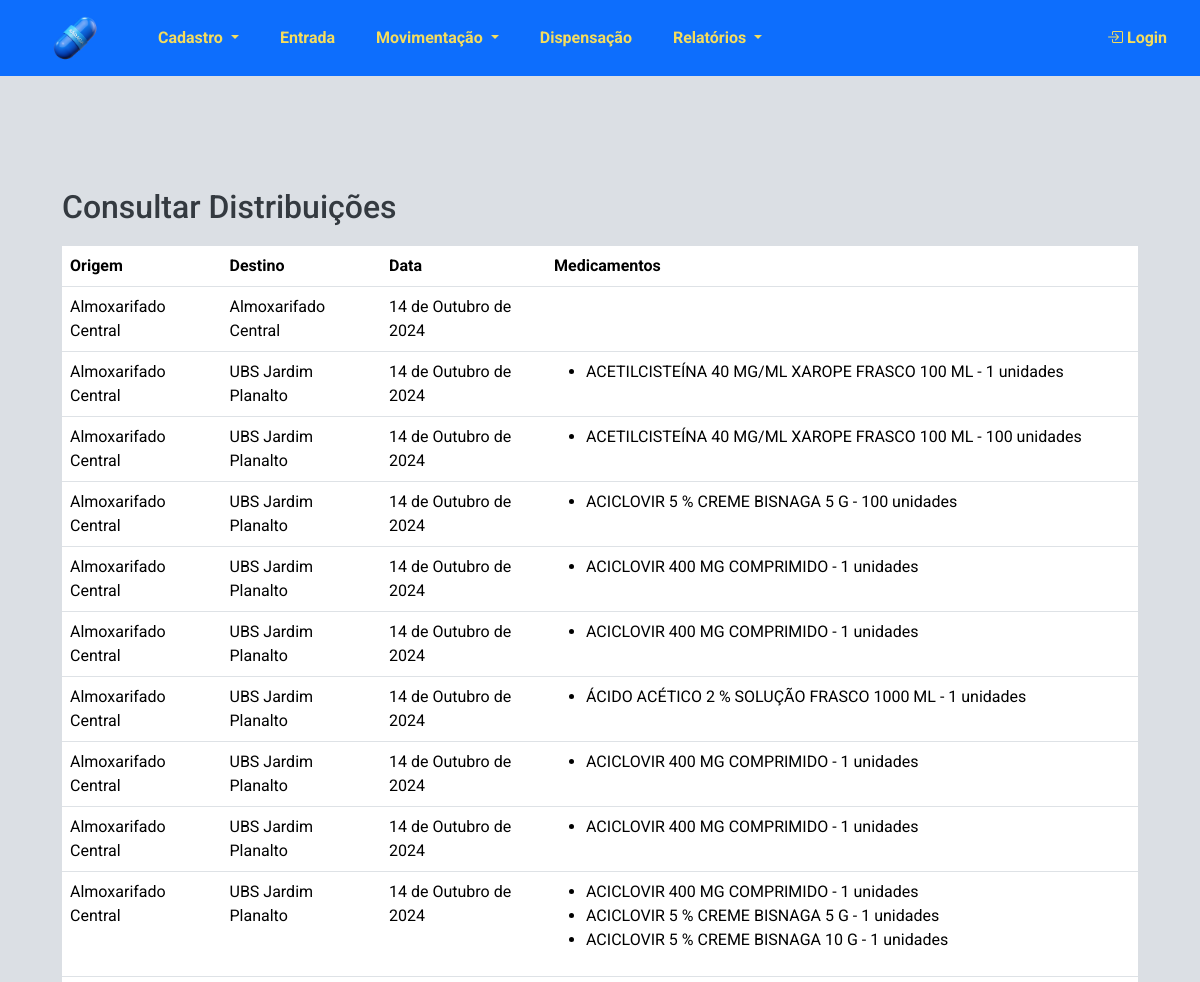
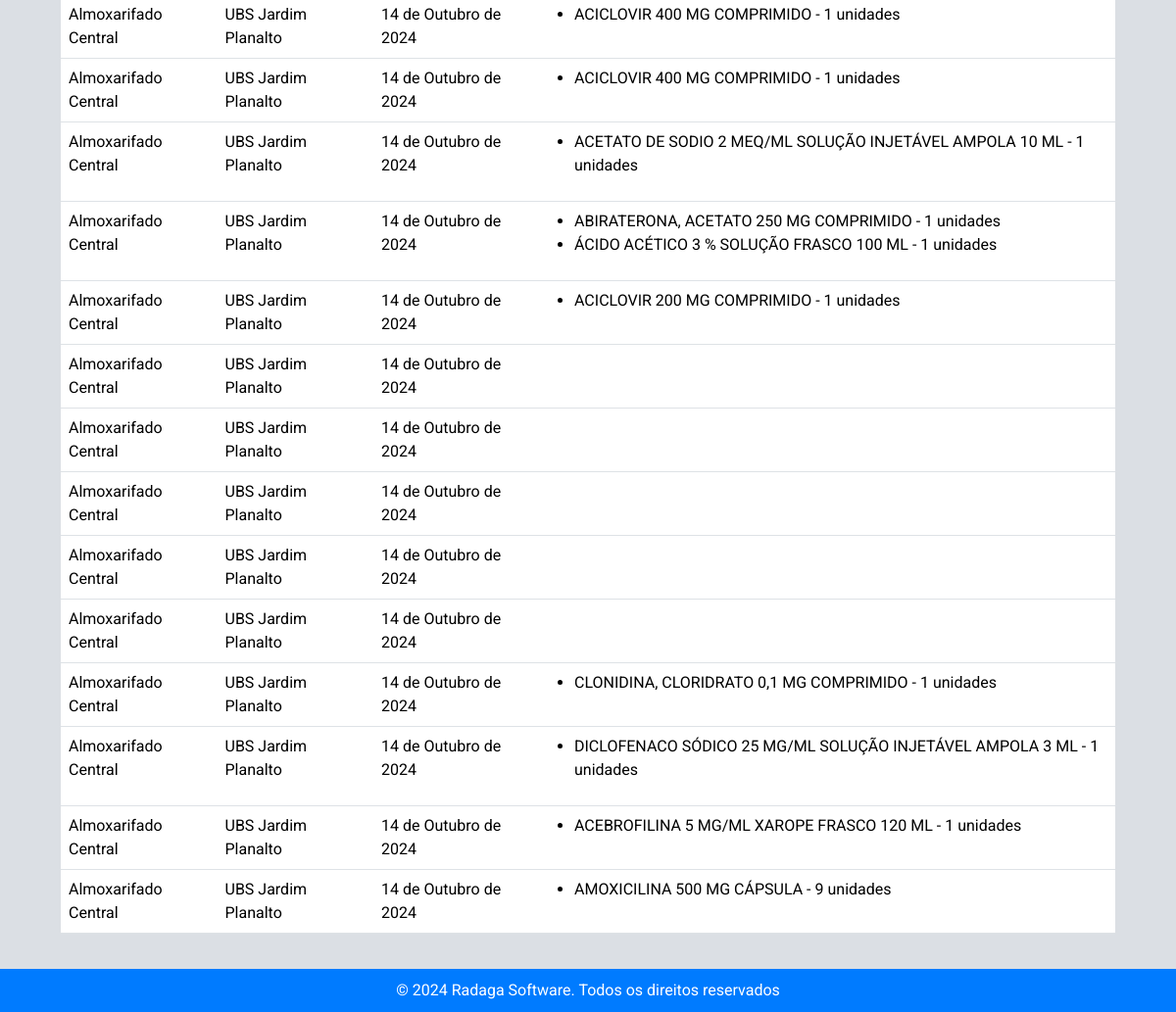
The page /estoque/distribuicoes/ on the database its author committed (2 pictures, top to bottom).
### estoque/models.py (models this page shows, shortened)
class Distribuicao(models.Model):
    estabelecimento_origem = models.ForeignKey(Estabelecimento, on_delete=models.CASCADE, related_name='distribuicoes_origem')
    estabelecimento_destino = models.ForeignKey(Estabelecimento, on_delete=models.CASCADE, related_name='distribuicoes_destino')
    data_atendimento = models.DateField(auto_now_add=True)

class DistribuicaoMedicamento(models.Model):
    distribuicao = models.ForeignKey(Distribuicao, on_delete=models.CASCADE, related_name='medicamentos')
    medicamento = models.ForeignKey(Medicamento, on_delete=models.CASCADE)
    quantidade = models.PositiveIntegerField()
    lote = models.CharField(max_length=50)
    validade = models.DateField()

class Medicamento(models.Model):
    LISTA_CHOICES = [
        ('A', 'Lista A'),
        ('B', 'Lista B'),
        ('C', 'Lista C'),
    ]
    codigo_identificacao = models.CharField(max_length=100, blank=True, null=True)
    nome = models.CharField(max_length=255, blank=True, null=True)
    psicotropico = models.CharField(max_length=1, choices=LISTA_CHOICES, blank=True, null=True, verbose_name="Psicotrópico")

### estoque/estabelecimento.py (models this page shows)
class Estabelecimento(models.Model):
    TIPOS_ESTABELECIMENTO = [
        ('Farmacia', 'Farmácia'),
        ('Almoxarifado Central', 'Almoxarifado Central'),
    ]
    nome = models.CharField(max_length=255)
    codigo_cnes = models.CharField(max_length=20)
    farmaceutico_responsavel = models.CharField(max_length=255)
    imagem_logotipo = models.ImageField(upload_to='logotipos/')
    tipo_estabelecimento = models.CharField(max_length=20, choices=TIPOS_ESTABELECIMENTO)
    def __str__(self):
        return self.nome

### estoque/views.py (the view)
# urls.py: path('distribuicoes/', views.consultar_distribuicoes, name='consultar_distribuicoes'),
def consultar_distribuicoes(request):
    distribuicoes = Distribuicao.objects.all()
    return render(request, 'estoque/consultar_distribuicoes.html', {'distribuicoes': distribuicoes})

### estoque/templates/estoque/consultar_distribuicoes.html
{% extends 'estoque/base.html' %}
{% block content %}
<div class="container mt-5">
    <h2>Consultar Distribuições</h2>
    <table class="table">
        <thead>
            <tr>
                <th>Origem</th>
                <th>Destino</th>
                <th>Data</th>
                <th>Medicamentos</th>
            </tr>
        </thead>
        <tbody>
            {% for distribuicao in distribuicoes %}
                <tr>
                    <td>{{ distribuicao.estabelecimento_origem }}</td>
                    <td>{{ distribuicao.estabelecimento_destino }}</td>
                    <td>{{ distribuicao.data_atendimento }}</td>
                    <td>
                        <ul>
                            {% for medicamento in distribuicao.medicamentos.all %}
                                <li>{{ medicamento.medicamento.nome }} - {{ medicamento.quantidade }} unidades</li>
                            {% endfor %}
                        </ul>
                    </td>
                </tr>
            {% endfor %}
        </tbody>
    </table>
</div>
{% endblock %}

### estoque/static/estoque/css/styles.css (style rules this page uses)
html, body { height: 100%; margin: 0; padding: 0; font-family: 'Roboto', sans-serif; background-color: #dbdfe4; color: #343a40; display: flex; flex-direction: column; }
.container { margin-top: 20px; }
h1, h2, h3, h4, h5, h6 { font-family: 'Roboto', sans-serif; color: #343a40; margin-bottom: 20px; }
h2 { font-size: 2rem; }

### rows shown on the page
Distribuicao: estabelecimento_origem "Almoxarifado Central", estabelecimento_destino "Almoxarifado Central", data_atendimento "14 de Outubro de 2024"
Distribuicao: estabelecimento_origem "Almoxarifado Central", estabelecimento_destino "UBS Jardim Planalto", data_atendimento "14 de Outubro de 2024"
DistribuicaoMedicamento: medicamento.nome "ACETILCISTEÍNA 40 MG/ML XAROPE FRASCO 100 ML", quantidade "1"
Distribuicao: estabelecimento_origem "Almoxarifado Central", estabelecimento_destino "UBS Jardim Planalto", data_atendimento "14 de Outubro de 2024"
DistribuicaoMedicamento: medicamento.nome "ACETILCISTEÍNA 40 MG/ML XAROPE FRASCO 100 ML", quantidade "100"
Distribuicao: estabelecimento_origem "Almoxarifado Central", estabelecimento_destino "UBS Jardim Planalto", data_atendimento "14 de Outubro de 2024"
DistribuicaoMedicamento: medicamento.nome "ACICLOVIR 5 % CREME BISNAGA 5 G", quantidade "100"
Distribuicao: estabelecimento_origem "Almoxarifado Central", estabelecimento_destino "UBS Jardim Planalto", data_atendimento "14 de Outubro de 2024"
DistribuicaoMedicamento: medicamento.nome "ACICLOVIR 400 MG COMPRIMIDO", quantidade "1"
Distribuicao: estabelecimento_origem "Almoxarifado Central", estabelecimento_destino "UBS Jardim Planalto", data_atendimento "14 de Outubro de 2024"
DistribuicaoMedicamento: medicamento.nome "ACICLOVIR 400 MG COMPRIMIDO", quantidade "1"
Distribuicao: estabelecimento_origem "Almoxarifado Central", estabelecimento_destino "UBS Jardim Planalto", data_atendimento "14 de Outubro de 2024"
DistribuicaoMedicamento: medicamento.nome "ÁCIDO ACÉTICO 2 % SOLUÇÃO FRASCO 1000 ML", quantidade "1"
Distribuicao: estabelecimento_origem "Almoxarifado Central", estabelecimento_destino "UBS Jardim Planalto", data_atendimento "14 de Outubro de 2024"
DistribuicaoMedicamento: medicamento.nome "ACICLOVIR 400 MG COMPRIMIDO", quantidade "1"
Distribuicao: estabelecimento_origem "Almoxarifado Central", estabelecimento_destino "UBS Jardim Planalto", data_atendimento "14 de Outubro de 2024"
DistribuicaoMedicamento: medicamento.nome "ACICLOVIR 400 MG COMPRIMIDO", quantidade "1"
Distribuicao: estabelecimento_origem "Almoxarifado Central", estabelecimento_destino "UBS Jardim Planalto", data_atendimento "14 de Outubro de 2024"
DistribuicaoMedicamento: medicamento.nome "ACICLOVIR 400 MG COMPRIMIDO", quantidade "1"
DistribuicaoMedicamento: medicamento.nome "ACICLOVIR 5 % CREME BISNAGA 5 G", quantidade "1"
DistribuicaoMedicamento: medicamento.nome "ACICLOVIR 5 % CREME BISNAGA 10 G", quantidade "1"
Distribuicao: estabelecimento_origem "Almoxarifado Central", estabelecimento_destino "UBS Jardim Planalto", data_atendimento "14 de Outubro de 2024"
DistribuicaoMedicamento: medicamento.nome "ACICLOVIR 400 MG COMPRIMIDO", quantidade "1"
Distribuicao: estabelecimento_origem "Almoxarifado Central", estabelecimento_destino "UBS Jardim Planalto", data_atendimento "14 de Outubro de 2024"
DistribuicaoMedicamento: medicamento.nome "ACICLOVIR 400 MG COMPRIMIDO", quantidade "1"
Distribuicao: estabelecimento_origem "Almoxarifado Central", estabelecimento_destino "UBS Jardim Planalto", data_atendimento "14 de Outubro de 2024"
DistribuicaoMedicamento: medicamento.nome "ACETATO DE SODIO 2 MEQ/ML SOLUÇÃO INJETÁVEL AMPOLA 10 ML", quantidade "1"
Distribuicao: estabelecimento_origem "Almoxarifado Central", estabelecimento_destino "UBS Jardim Planalto", data_atendimento "14 de Outubro de 2024"
DistribuicaoMedicamento: medicamento.nome "ABIRATERONA, ACETATO 250 MG COMPRIMIDO", quantidade "1"
DistribuicaoMedicamento: medicamento.nome "ÁCIDO ACÉTICO 3 % SOLUÇÃO FRASCO 100 ML", quantidade "1"
Distribuicao: estabelecimento_origem "Almoxarifado Central", estabelecimento_destino "UBS Jardim Planalto", data_atendimento "14 de Outubro de 2024"
DistribuicaoMedicamento: medicamento.nome "ACICLOVIR 200 MG COMPRIMIDO", quantidade "1"
Distribuicao: estabelecimento_origem "Almoxarifado Central", estabelecimento_destino "UBS Jardim Planalto", data_atendimento "14 de Outubro de 2024"
Distribuicao: estabelecimento_origem "Almoxarifado Central", estabelecimento_destino "UBS Jardim Planalto", data_atendimento "14 de Outubro de 2024"
Distribuicao: estabelecimento_origem "Almoxarifado Central", estabelecimento_destino "UBS Jardim Planalto", data_atendimento "14 de Outubro de 2024"
Distribuicao: estabelecimento_origem "Almoxarifado Central", estabelecimento_destino "UBS Jardim Planalto", data_atendimento "14 de Outubro de 2024"
Distribuicao: estabelecimento_origem "Almoxarifado Central", estabelecimento_destino "UBS Jardim Planalto", data_atendimento "14 de Outubro de 2024"
Distribuicao: estabelecimento_origem "Almoxarifado Central", estabelecimento_destino "UBS Jardim Planalto", data_atendimento "14 de Outubro de 2024"
DistribuicaoMedicamento: medicamento.nome "CLONIDINA, CLORIDRATO 0,1 MG COMPRIMIDO", quantidade "1"
Distribuicao: estabelecimento_origem "Almoxarifado Central", estabelecimento_destino "UBS Jardim Planalto", data_atendimento "14 de Outubro de 2024"
DistribuicaoMedicamento: medicamento.nome "DICLOFENACO SÓDICO 25 MG/ML SOLUÇÃO INJETÁVEL AMPOLA 3 ML", quantidade "1"
Distribuicao: estabelecimento_origem "Almoxarifado Central", estabelecimento_destino "UBS Jardim Planalto", data_atendimento "14 de Outubro de 2024"
DistribuicaoMedicamento: medicamento.nome "ACEBROFILINA 5 MG/ML XAROPE FRASCO 120 ML", quantidade "1"
Distribuicao: estabelecimento_origem "Almoxarifado Central", estabelecimento_destino "UBS Jardim Planalto", data_atendimento "14 de Outubro de 2024"
DistribuicaoMedicamento: medicamento.nome "AMOXICILINA 500 MG CÁPSULA", quantidade "9"
